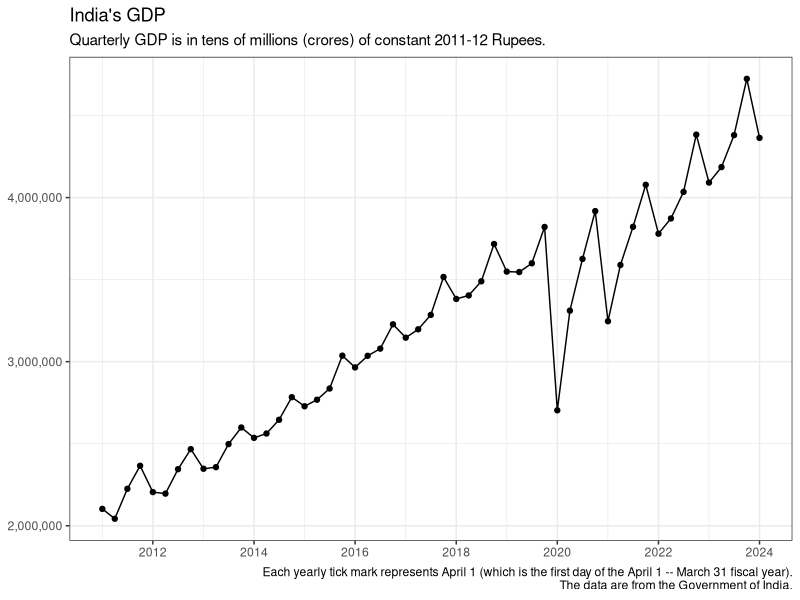
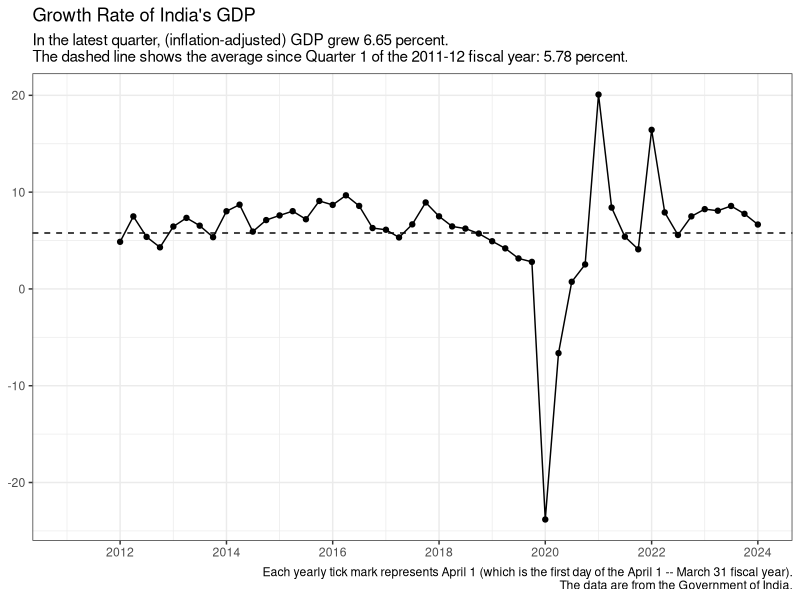
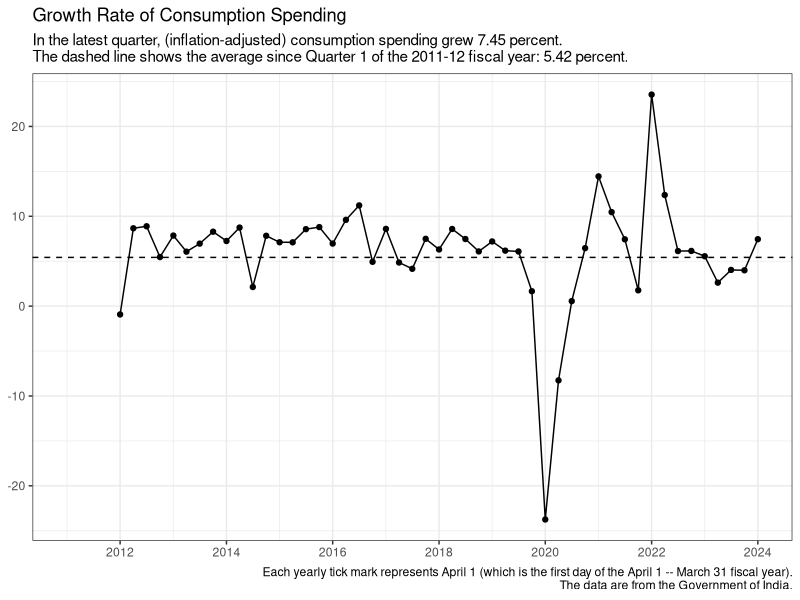
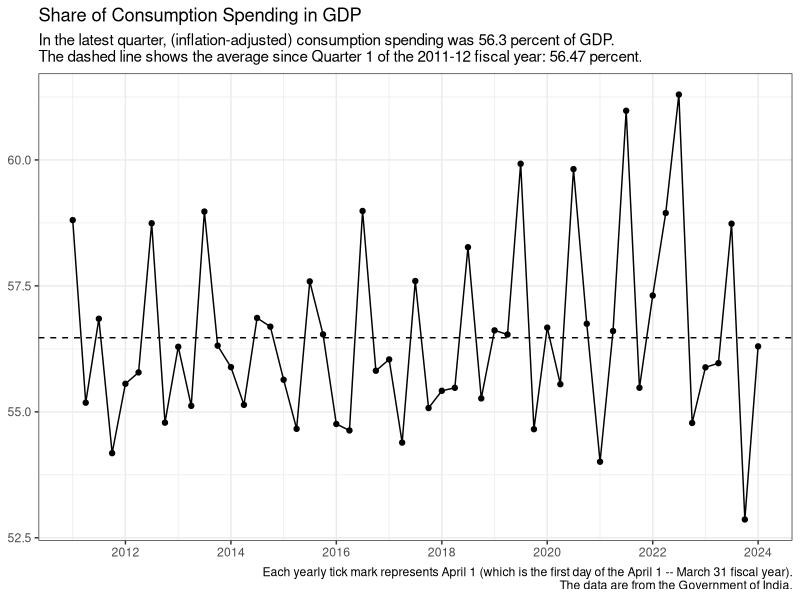
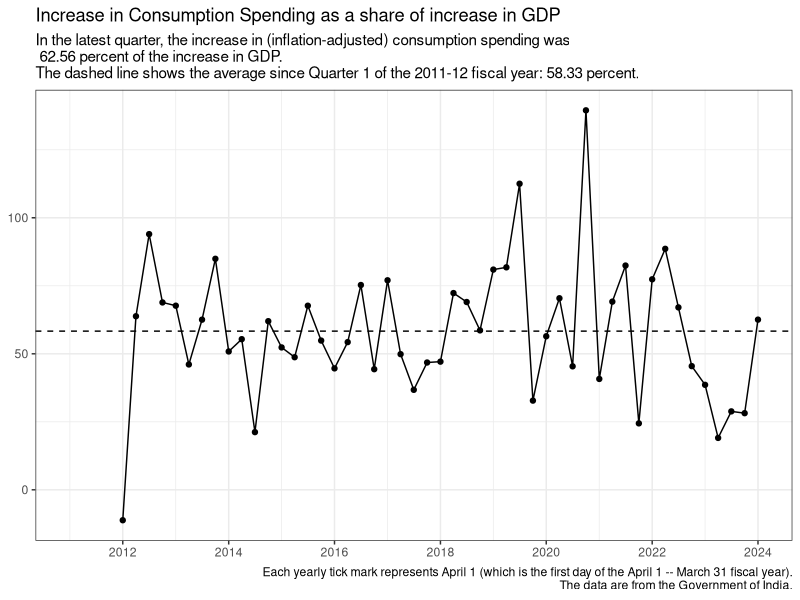
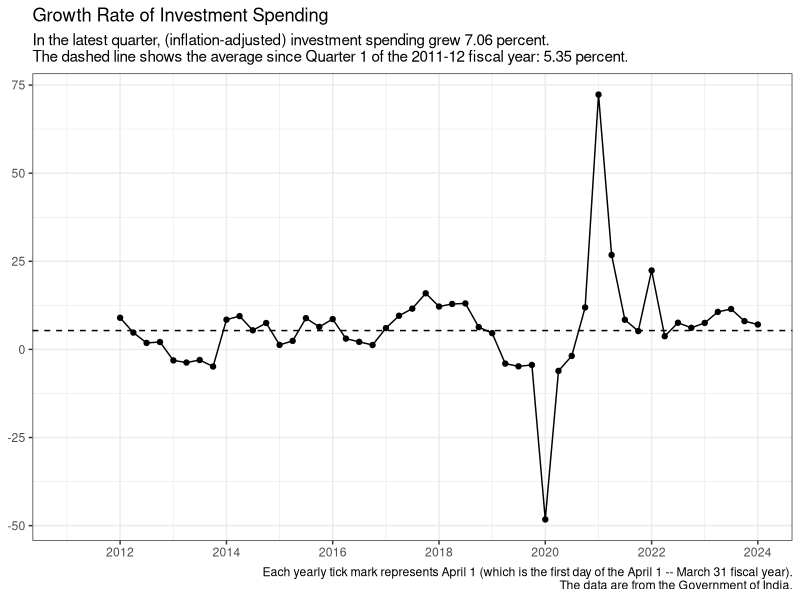
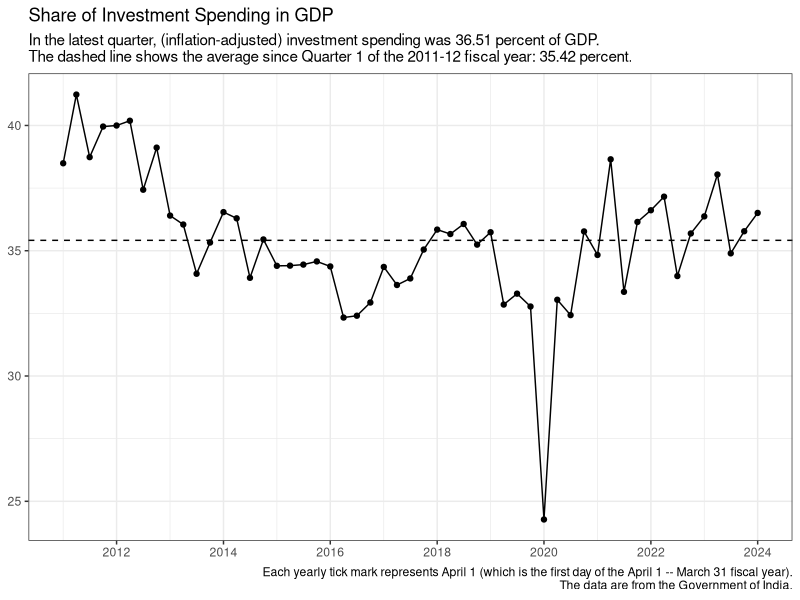
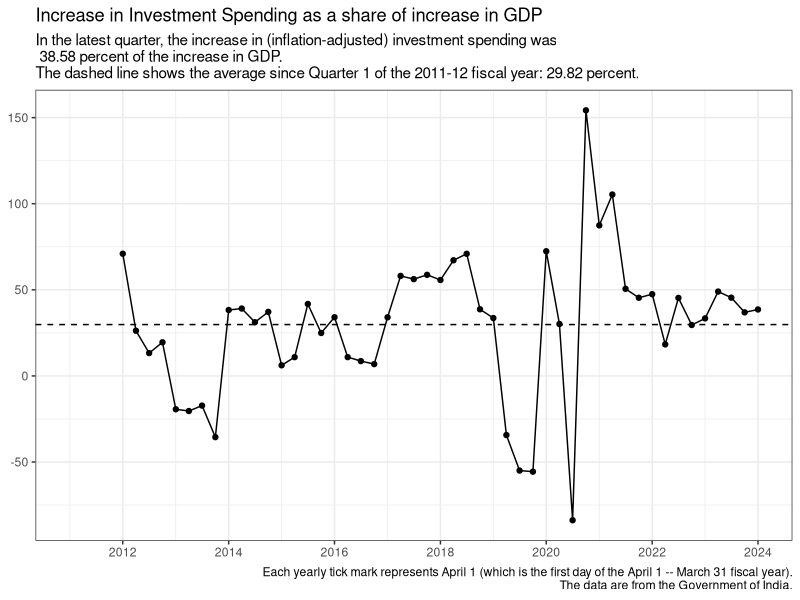

The R source for these figures, in order:
## ---- chunk 1
knitr::opts_chunk$set(echo = TRUE)
## ---- chunk 2
#| echo: FALSE
#| message: FALSE
#| warning: FALSE

library(tidyverse)
library(readxl)
library(lubridate)

quarterly <- read_xlsx(
  path = "india-gdp.xlsx",
  sheet = "Components_Q_2011_12_prices",
  col_names = TRUE
) |>
  mutate(Date = as.Date(paste0(as.numeric(substr(Year, start = 1, stop = 4)), "-", case_when(Quarter == 1 ~ "01",
                           Quarter == 2 ~ "04",
                           Quarter == 3 ~ "07",
                           Quarter == 4 ~ "10"), "-01"))) |>
  select(c(Year, Quarter, GDP:Discrepancies,Date))

share <- function(x) {
  100*x/quarterly$GDP
}

share_incr <- function(x, y){
  100*(x - lag(x, 4))/(y - lag(y, 4))
}

growth <- function(x){
  100*(x - lag(x, 4))/lag(x, 4)
}



quarterly_gdp <- quarterly |>
  mutate(I = GFCF + CIS + Valuables,
         I_share = share(I),
         C_share = share(PFCE),
         G_share = share(GFCE),
         NX = Exports - Imports,
         NX_share = share(NX),
         EX_share = share(Exports),
         IM_share = share(Imports),
         D_share = share(Discrepancies),
         Total = I_share + C_share + G_share + NX_share + D_share,
         C_share_incr = share_incr(PFCE, GDP),
         I_share_incr = share_incr(I, GDP),
         G_share_incr = share_incr(GFCE, GDP),
         NX_share_incr = share_incr(NX, GDP),
         EX_share_incr = share_incr(Exports, GDP),
         IM_share_incr = share_incr(Imports, GDP),
         D_share_incr = share_incr(Discrepancies, GDP),
         Total_share_incr = C_share_incr + I_share_incr + G_share_incr + NX_share_incr + D_share_incr,
         C_growth = growth(PFCE),
         G_growth = growth(GFCE),
         EX_growth = growth(Exports),
         IM_growth = growth(Imports),
         I_growth = growth(I),
         GDP_growth = growth(GDP),
         NX_growth = sign(NX - lag(NX, 4))*100*
(((abs(lag(NX, 4)) + abs(NX - lag(NX, 4)))/abs(lag(NX, 4)))-1)
) 

## Average annual growth over data period

date.begin <- quarterly_gdp$Date[year(quarterly_gdp$Date) == year(min(quarterly_gdp$Date)) & quarter(quarterly_gdp$Date) == quarter(max(quarterly_gdp$Date))]
date.end <- max(quarterly_gdp$Date)

growth_mean <- function(x){
  (((x[quarterly_gdp$Date == date.end]/x[quarterly_gdp$Date == date.begin])^(1/(year(date.end) - year(date.begin)))) - 1)*100
}

GDP_growth_mean <- growth_mean(quarterly_gdp$GDP)
C_growth_mean <- growth_mean(quarterly_gdp$PFCE)
I_growth_mean <- growth_mean(quarterly_gdp$I)
G_growth_mean <- growth_mean(quarterly_gdp$GFCE)
EX_growth_mean <- growth_mean(quarterly_gdp$Exports)
IM_growth_mean <- growth_mean(quarterly_gdp$Imports)
NX_growth_mean <-  sign((quarterly_gdp$NX[quarterly_gdp$Date == date.end] - quarterly_gdp$NX[quarterly_gdp$Date == date.begin]))*
  (((((abs(quarterly_gdp$NX[quarterly_gdp$Date == date.begin]) +
  abs(quarterly_gdp$NX[quarterly_gdp$Date == date.end] - quarterly_gdp$NX[quarterly_gdp$Date == date.begin]))/
  abs(quarterly_gdp$NX[quarterly_gdp$Date == date.begin]))^(1/(year(date.end) - year(date.begin)))) - 1)*100)


## ---- chunk 3
#| echo: FALSE
#| message: FALSE
#| warning: FALSE

options(scipen = 999)
library(scales)

graphit <- function(var, title, subtitle){
  ggplot(data = quarterly_gdp, mapping = aes(x = Date)) +
  geom_line(mapping = aes(y = var)) +
  geom_point(mapping = aes(y = var)) +
  labs (x = NULL, y = NULL, 
        title = title,
        subtitle = subtitle,
        caption = "Each yearly tick mark represents April 1 (which is the first day of the April 1 -- March 31 fiscal year).\nThe data are from the Government of India.") +
  theme_bw() + 
  scale_y_continuous(labels = scales::comma) +
  scale_x_date(labels = date_format("%Y"), date_breaks = "2 years")
}

graphit(var = quarterly_gdp$GDP, title = "India's GDP", subtitle = "Quarterly GDP is in tens of millions (crores) of constant 2011-12 Rupees.")

## ---- chunk 4
#| echo: FALSE
#| message: FALSE
#| warning: FALSE

subtitle_growth <- function(index_name, index, index_mean){
	paste("In the latest quarter,", index_name, "grew", round(index[quarterly_gdp$Date==max(quarterly_gdp$Date)],2), "percent. \nThe dashed line shows the average since Quarter", min(quarterly_gdp$Quarter[quarterly_gdp$Date==min(quarterly_gdp$Date)]), "of the",  min(quarterly_gdp$Year), "fiscal year:", round(index_mean,2), "percent.")
}

subtitle_share <- function(index_name, index, index_mean){
	paste("In the latest quarter,", index_name, "was", round(index[quarterly_gdp$Date==max(quarterly_gdp$Date)],2), "percent of GDP. \nThe dashed line shows the average since Quarter", min(quarterly_gdp$Quarter[quarterly_gdp$Date==min(quarterly_gdp$Date)]), "of the",  min(quarterly_gdp$Year), "fiscal year:", round(index_mean,2), "percent.")
}

subtitle_share_incr <- function(index_name, index, index_mean){
	paste("In the latest quarter, the increase in", index_name, "was\n", round(index[quarterly_gdp$Date==max(quarterly_gdp$Date)],2), "percent of the increase in GDP. \nThe dashed line shows the average since Quarter", min(quarterly_gdp$Quarter[quarterly_gdp$Date==min(quarterly_gdp$Date)]), "of the",  min(quarterly_gdp$Year), "fiscal year:", round(index_mean,2), "percent.")
}


graphit2 <- function(index, title, subtitle, index_mean){
  ggplot(data = quarterly_gdp, mapping = aes(x = Date)) +
  geom_line(mapping = aes(y = index)) +
  geom_point(mapping = aes(y = index))  +
  geom_hline(aes(yintercept = index_mean), linetype = "dashed") +
  labs (x = NULL, y = NULL, 
        title = title,
        subtitle = subtitle,
        caption = "Each yearly tick mark represents April 1 (which is the first day of the April 1 -- March 31 fiscal year).\nThe data are from the Government of India.") +
  theme_bw() + 
  scale_y_continuous(labels = scales::comma) +
  scale_x_date(labels = date_format("%Y"), date_breaks = "2 years")
}

mysubtitle <- subtitle_growth("(inflation-adjusted) GDP", quarterly_gdp$GDP_growth, GDP_growth_mean)

graphit2(index = quarterly_gdp$GDP_growth, index_mean = GDP_growth_mean, title = "Growth Rate of India's GDP", subtitle = mysubtitle)

## ---- chunk 5
#| echo: FALSE
#| message: FALSE
#| warning: FALSE

mysubtitle <- subtitle_growth("(inflation-adjusted) consumption spending", quarterly_gdp$C_growth, C_growth_mean)

graphit2(index = quarterly_gdp$C_growth, index_mean = C_growth_mean, title = "Growth Rate of Consumption Spending", subtitle = mysubtitle)

mysubtitle <- subtitle_share("(inflation-adjusted) consumption spending", quarterly_gdp$C_share, mean(quarterly_gdp$C_share, na.rm = TRUE))

graphit2(index = quarterly_gdp$C_share, index_mean = mean(quarterly_gdp$C_share, na.rm = TRUE), title = "Share of Consumption Spending in GDP", subtitle = mysubtitle)

mysubtitle <- subtitle_share_incr("(inflation-adjusted) consumption spending", quarterly_gdp$C_share_incr, mean(quarterly_gdp$C_share_incr, na.rm = TRUE))

graphit2(index = quarterly_gdp$C_share_incr, index_mean = mean(quarterly_gdp$C_share_incr, na.rm = TRUE), title = "Increase in Consumption Spending as a share of increase in GDP", subtitle = mysubtitle)


## ---- chunk 6
#| echo: FALSE
#| message: FALSE
#| warning: FALSE

mysubtitle <- subtitle_growth("(inflation-adjusted) investment spending", quarterly_gdp$I_growth, I_growth_mean)

graphit2(index = quarterly_gdp$I_growth, index_mean = I_growth_mean, title = "Growth Rate of Investment Spending", subtitle = mysubtitle)

mysubtitle <- subtitle_share("(inflation-adjusted) investment spending", quarterly_gdp$I_share, mean(quarterly_gdp$I_share, na.rm = TRUE))

graphit2(index = quarterly_gdp$I_share, index_mean = mean(quarterly_gdp$I_share, na.rm = TRUE), title = "Share of Investment Spending in GDP", subtitle = mysubtitle)

mysubtitle <- subtitle_share_incr("(inflation-adjusted) investment spending", quarterly_gdp$I_share_incr, mean(quarterly_gdp$I_share_incr, na.rm = TRUE))

graphit2(index = quarterly_gdp$I_share_incr, index_mean = mean(quarterly_gdp$I_share_incr, na.rm = TRUE), title = "Increase in Investment Spending as a share of increase in GDP", subtitle = mysubtitle)

## ---- chunk 7
#| echo: FALSE
#| message: FALSE
#| warning: FALSE

mysubtitle <- subtitle_growth("(inflation-adjusted) government spending", quarterly_gdp$G_growth, G_growth_mean)

graphit2(index = quarterly_gdp$G_growth, index_mean = G_growth_mean, title = "Growth Rate of Government Spending", subtitle = mysubtitle)

mysubtitle <- subtitle_share("(inflation-adjusted) government spending", quarterly_gdp$G_share, mean(quarterly_gdp$G_share, na.rm = TRUE))

graphit2(index = quarterly_gdp$G_share, index_mean = mean(quarterly_gdp$G_share, na.rm = TRUE), title = "Share of Government Spending in GDP", subtitle = mysubtitle)

mysubtitle <- subtitle_share_incr("(inflation-adjusted) investment spending", quarterly_gdp$G_share_incr, mean(quarterly_gdp$G_share_incr, na.rm = TRUE))

graphit2(index = quarterly_gdp$G_share_incr, index_mean = mean(quarterly_gdp$G_share_incr, na.rm = TRUE), title = "Increase in Government Spending as a share of increase in GDP", subtitle = mysubtitle)

## ---- chunk 8
#| echo: FALSE
#| message: FALSE
#| warning: FALSE

mysubtitle <- subtitle_growth("(inflation-adjusted) net exports", quarterly_gdp$NX_growth, NX_growth_mean)

graphit2(index = quarterly_gdp$NX_growth, index_mean = NX_growth_mean, title = "Growth Rate of Net Exports", subtitle = mysubtitle)

mysubtitle <- subtitle_share("(inflation-adjusted) net exports", quarterly_gdp$NX_share, mean(quarterly_gdp$NX_share, na.rm = TRUE))

graphit2(index = quarterly_gdp$NX_share, index_mean = mean(quarterly_gdp$NX_share, na.rm = TRUE), title = "Share of net exports in GDP", subtitle = mysubtitle)

mysubtitle <- subtitle_share_incr("(inflation-adjusted) net exports", quarterly_gdp$NX_share_incr, mean(quarterly_gdp$NX_share_incr, na.rm = TRUE))

graphit2(index = quarterly_gdp$NX_share_incr, index_mean = mean(quarterly_gdp$NX_share_incr, na.rm = TRUE), title = "Increase in Net Exports as a share of increase in GDP", subtitle = mysubtitle)


## ---- chunk 9
#| echo: FALSE
#| message: FALSE
#| warning: FALSE

mysubtitle <- subtitle_growth("(inflation-adjusted) exports", quarterly_gdp$EX_growth, EX_growth_mean)

graphit2(index = quarterly_gdp$EX_growth, index_mean = EX_growth_mean, title = "Growth Rate of Exports", subtitle = mysubtitle)

mysubtitle <- subtitle_share("(inflation-adjusted) exports", quarterly_gdp$EX_share, mean(quarterly_gdp$EX_share, na.rm = TRUE))

graphit2(index = quarterly_gdp$EX_share, index_mean = mean(quarterly_gdp$EX_share, na.rm = TRUE), title = "Share of exports in GDP", subtitle = mysubtitle)

mysubtitle <- subtitle_share_incr("(inflation-adjusted) exports", quarterly_gdp$EX_share_incr, mean(quarterly_gdp$EX_share_incr, na.rm = TRUE))

graphit2(index = quarterly_gdp$EX_share_incr, index_mean = mean(quarterly_gdp$EX_share_incr, na.rm = TRUE), title = "Increase in Exports as a share of increase in GDP", subtitle = mysubtitle)


## ---- chunk 10
#| echo: FALSE
#| message: FALSE
#| warning: FALSE

mysubtitle <- subtitle_growth("(inflation-adjusted) imports", quarterly_gdp$IM_growth, IM_growth_mean)

graphit2(index = quarterly_gdp$IM_growth, index_mean = IM_growth_mean, title = "Growth Rate of Imports", subtitle = mysubtitle)

mysubtitle <- subtitle_share("(inflation-adjusted) imports", quarterly_gdp$IM_share, mean(quarterly_gdp$IM_share, na.rm = TRUE))

graphit2(index = quarterly_gdp$IM_share, index_mean = mean(quarterly_gdp$IM_share, na.rm = TRUE), title = "Share of imports in GDP", subtitle = mysubtitle)

mysubtitle <- subtitle_share_incr("(inflation-adjusted) imports", quarterly_gdp$IM_share_incr, mean(quarterly_gdp$IM_share_incr, na.rm = TRUE))

graphit2(index = quarterly_gdp$IM_share_incr, index_mean = mean(quarterly_gdp$IM_share_incr, na.rm = TRUE), title = "Increase in Imports as a share of increase in GDP", subtitle = mysubtitle)

